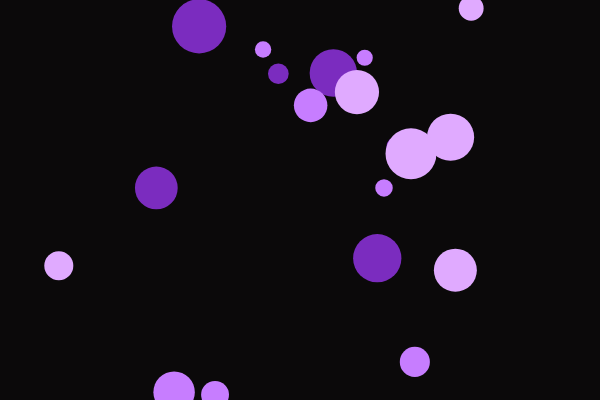
Frame 1 (no input)
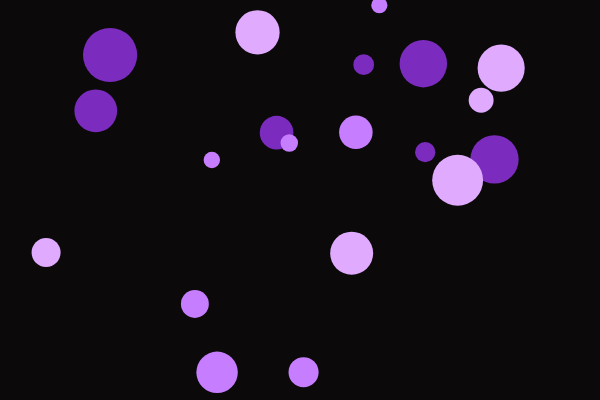
Frame 60 (no input)
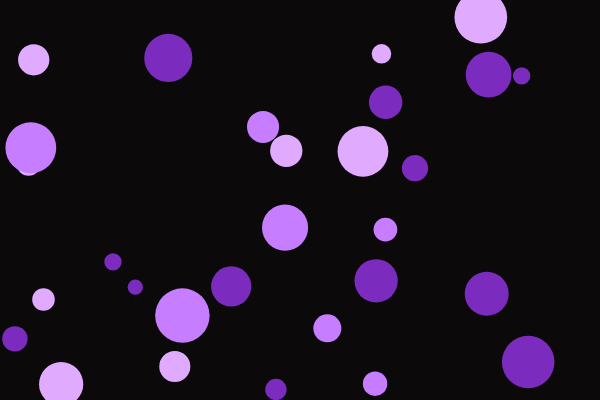
Frame 120 (the mouse pressed at the canvas centre since frame 60)

The p5.js sketch that drew these frames (run headless with seeded random() and noise() and a simulated clock; from frame 60 on, the mouse is pressed at the canvas centre):

// p5.js sketch
// ── sketch.js

const artPlan = {
  title: "Cosmic Flow",
  background: "#0b090a",
  palette: ["#e0aaff", "#c77dff", "#7b2cbf"],
  shape: "circle", 
  count: 20,
  speed: 2,
  minSize: 15,
  maxSize: 55,
  direction: "both"
};

let particles = [];

function setup() {
  createCanvas(600, 400);
  buildScene(artPlan);
}

function draw() {
  background(artPlan.background);

  for (let p of particles) {
    updateParticle(p);
    drawParticle(p, artPlan.shape);
  }
}

function buildScene(plan) {
  particles = [];

  for (let i = 0; i < plan.count; i++) {
    let vxVal = 0;
    let vyVal = 0;

    if (plan.direction === "horizontal") {
      vxVal = random(-plan.speed, plan.speed);
    } else if (plan.direction === "vertical") {
      vyVal = random(-plan.speed, plan.speed);
    } else {
      vxVal = random(-plan.speed, plan.speed);
      vyVal = random(-plan.speed, plan.speed);
    }

    particles.push({
      x: random(width),
      y: random(height),
      size: random(plan.minSize, plan.maxSize),
      vx: vxVal,
      vy: vyVal,
      color: random(plan.palette)
    });
  }
}

function updateParticle(p) {
  p.x += p.vx;
  p.y += p.vy;

  if (p.x < 0 || p.x > width) p.vx *= -1;
  if (p.y < 0 || p.y > height) p.vy *= -1;
}

function drawParticle(p, shape) {
  noStroke();
  fill(p.color);

  if (shape === "square") {
    rectMode(CENTER);
    square(p.x, p.y, p.size);
  } else if (shape === "triangle") {
    let r = p.size / 2;
    triangle(
      p.x, p.y - r,
      p.x - r, p.y + r,
      p.x + r, p.y + r
    );
  } else {

    circle(p.x, p.y, p.size);
  }
}

function mousePressed() {

  artPlan.count = floor(random(10, 30));
  buildScene(artPlan);
}
// ── exercises.html
<!DOCTYPE html>
<html lang="mn">
<head>
  <meta charset="UTF-8">
  <meta name="viewport" content="width=device-width, initial-scale=1.0">
  <title> Scene Engine v1</title>
  <style>
    body {
      margin: 0;
      padding: 0;
      display: flex;
      justify-content: center;
      align-items: center;
      min-height: 100vh;
      background-color: #1a1a1a;
      font-family: sans-serif;
    }
  </style>          
  <script src="https://cdnjs.cloudflare.com/ajax/libs/p5.js/1.9.0/p5.min.js"></script>
</head>
<body>
  <script src="sketch.js"></script>
</body>
</html>
